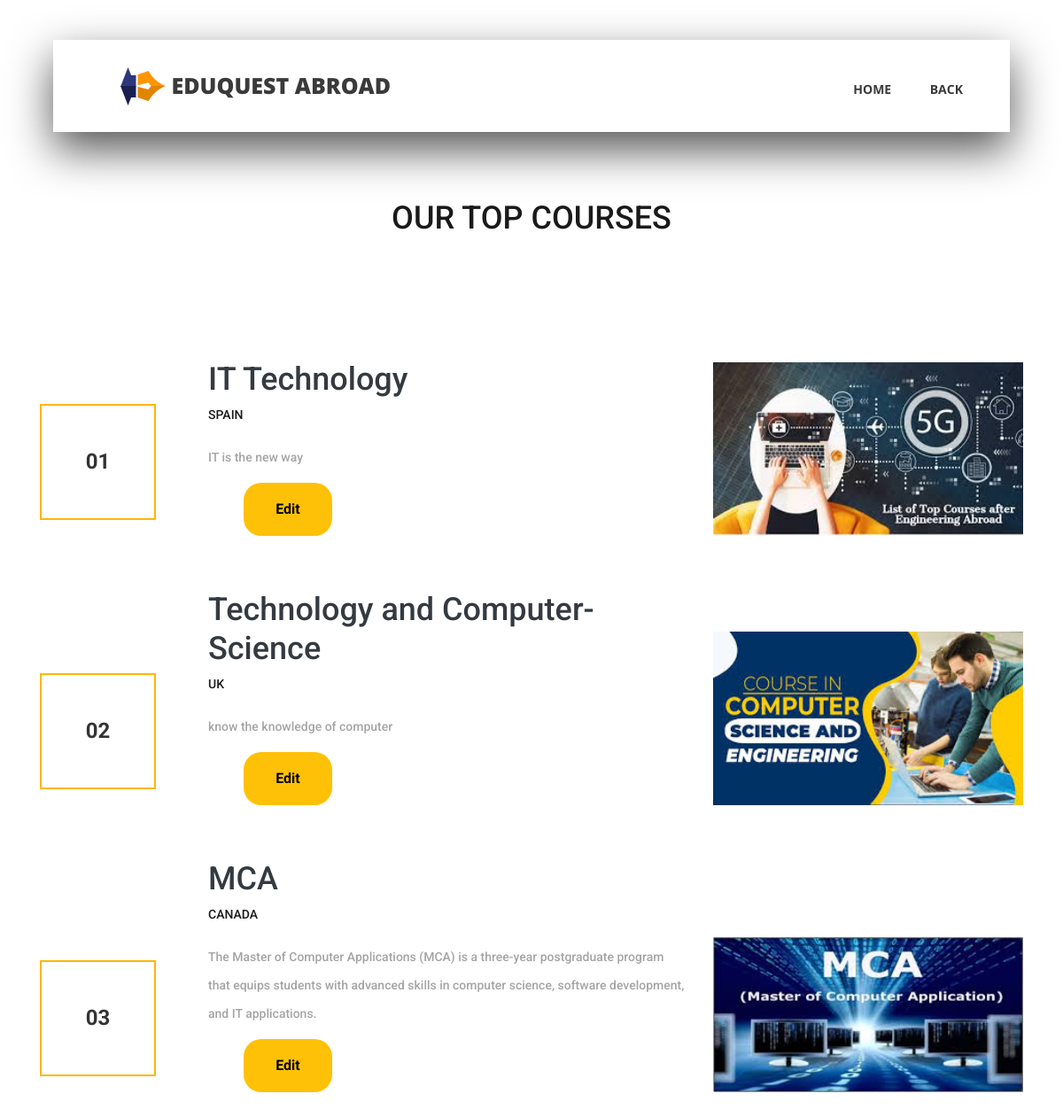
The page /CONSULTANCY/course.php?id=14 on the database its author committed.
### tables this page shows
CREATE TABLE IF NOT EXISTS `course_details` (
  `course_id` int(100) NOT NULL AUTO_INCREMENT,
  `cons_id` int(250) DEFAULT NULL,
  `course_name` varchar(250) DEFAULT NULL,
  `image` varchar(100) DEFAULT NULL,
  `country` varchar(200) DEFAULT NULL,
  `eligibility` varchar(200) DEFAULT NULL,
  `description` varchar(500) DEFAULT NULL,
  PRIMARY KEY (`course_id`)
);

### CONSULTANCY/course.php (the view, shortened to what this page needs)
<html>
	<head>
<link rel="stylesheet" type="text/css" href="styles/bootstrap4/bootstrap.min.css">
<link href="plugins/fontawesome-free-5.0.1/css/fontawesome-all.css" rel="stylesheet" type="text/css">
<link rel="stylesheet" type="text/css" href="plugins/OwlCarousel2-2.2.1/owl.carousel.css">
<link rel="stylesheet" type="text/css" href="plugins/OwlCarousel2-2.2.1/owl.theme.default.css">
<link rel="stylesheet" type="text/css" href="plugins/OwlCarousel2-2.2.1/animate.css">
<link rel="stylesheet" type="text/css" href="styles/main_styles.css">
<link rel="stylesheet" type="text/css" href="styles/responsive.css">
</head>
<body>
<div class="super_container">
<header class="header d-flex flex-row">
	<div class="header_content d-flex flex-row align-items-center">
		<div class="logo_container">
			<div class="logo">
				<img src="images/logo.png" alt="">
				<span style="font-size:25px;">EduQuest Abroad</span>
				</div>
		</div>
		<nav class="main_nav_container">
			<div class="main_nav">
				<ul class="main_nav_list">
					<li class="main_nav_item"><a href="conHome.php">home</a></li>
					<li class="main_nav_item"><a href="profile.php">BACK</a></li>
				</ul>
			</div>
		</nav>
	</div>
</header>
	<div class="events page_section">
		<div class="container">
			<div class="row">
				<div class="col">
					<div class="section_title text-center"><br><br><br><br>
						<h1> OUR TOP COURSES</h1><br>
					</div>
				</div>
			</div>
			<div class="event_items">
				<?php
					include '../connection.php';
					$id=$_GET['id'];
					$qry="SELECT * FROM  course_details WHERE cons_id='$id'";
					$qryout=mysqli_query($conn,$qry);
					$eventDay = 1;
					while($data=mysqli_fetch_array($qryout))
					{
				?>
				<div class="row event_item" data-course-name="<?php echo strtolower($data['course_name']); ?>">
					<div class="col">
						<div class="row d-flex flex-row align-items-end">
							<div class="col-lg-2 order-lg-1 order-2">
								<div class="event_date d-flex flex-column align-items-center justify-content-center">
									<div class="event_day"><?php echo str_pad($eventDay++, 2, '0' , STR_PAD_LEFT); ?></div>
								</div>
							</div>
							<div class="col-lg-6 order-lg-2 order-3">
								<div class="event_content"><br><br>
									<div class="event_name "><h1 class="fs-1 text-dark"><?php echo $data['course_name'];?></h1></div>
									<div class="event_location"><?php echo $data['country'];?></div>
									<p><?php echo $data['description'];?></p>
									<button class="btn" style="margin-left:40px; font-weight:bold;">
										<a class="lin" href="courseupdate.php?id=<?php echo $data['course_id'];?>">Edit</a></button>
								</div>
							</div>
							<div class="col-lg-4 order-lg-3 order-1">
								<div class="event_image">
									<img src="../static/images/<?php echo $data['image'];?>" alt="">
								</div>
							</div>
						</div>
					</div>
				</div>
				<?php
				}
				?>
			</div>
		</div>
	</div>
</body>
</html>

### CONSULTANCY/styles/main_styles.css (style rules this page uses)
* { margin: 0; padding: 0; -webkit-font-smoothing: antialiased; -webkit-text-shadow: rgba(0,0,0,.01) 0 0 1px; text-shadow: rgba(0,0,0,.01) 0 0 1px; }
body { font-family: 'Roboto', sans-serif; font-size: 14px; font-weight: 400; background: #FFFFFF; color: #a5a5a5; }
div { display: block; position: relative; -webkit-box-sizing: border-box; -moz-box-sizing: border-box; box-sizing: border-box; }
ul { list-style: none; margin-bottom: 0px; }
p { font-family: 'Roboto', sans-serif; font-size: 14px; line-height: 2.29; font-weight: 400; color: #a5a5a5; -webkit-font-smoothing: antialiased; -webkit-text-shadow: rgba(0,0,0,.01) 0 0 1px; text-shadow: rgba(0,0,0,.01) 0 0 1px; }
a, a:hover, a:visited, a:active, a:link { text-decoration: none; -webkit-font-smoothing: antialiased; -webkit-text-shadow: rgba(0,0,0,.01) 0 0 1px; text-shadow: rgba(0,0,0,.01) 0 0 1px; }
h1 { font-size: 36px; }
h1, h2, h3, h4, h5, h6 { font-family: 'Roboto', sans-serif; -webkit-font-smoothing: antialiased; -webkit-text-shadow: rgba(0,0,0,.01) 0 0 1px; text-shadow: rgba(0,0,0,.01) 0 0 1px; }
.super_container { width: 100%; overflow: hidden; }
.header { position: fixed; top: 45px; left: 50%; -webkit-transform: translateX(-50%); -moz-transform: translateX(-50%); -ms-transform: translateX(-50%); -o-transform: translateX(-50%); transform: translateX(-50%); width: 1318px; height: 104px; background: #FFFFFF; z-index: 10; -webkit-transition: all 200ms ease; -moz-transition: all 200ms ease; -ms-transition: all 200ms ease; -o-transition: all 200ms ease; transition: all 200ms ease; }
.header_content { width: calc(100% - 279px); height: 100%; }
.header_content::before { display: block; position: absolute; top: 0; left: 0; width: 100%; height: 100%; content: ''; box-shadow: 0px 20px 49px rgba(0,0,0,0.67); z-index: -1; }
.logo_container { display: inline-block; padding-left: 76px; }
.logo span { font-family: 'Open Sans', sans-serif; font-size: 30px; font-weight: 900; color: #3a3a3a; vertical-align: middle; text-transform: uppercase; margin-left: 3px; }
.main_nav_container { display: inline-block; margin-left: auto; padding-right: 93px; }
.main_nav { margin-top: 7px; }
.main_nav_item { display: inline-block; margin-right: 40px; }
.main_nav_item:last-child { margin-right: 0px; }
.main_nav_item a { font-family: 'Open Sans', sans-serif; font-size: 14px; text-transform: uppercase; font-weight: 700; color: #3a3a3a; -webkit-transition: all 200ms ease; -moz-transition: all 200ms ease; -ms-transition: all 200ms ease; -o-transition: all 200ms ease; transition: all 200ms ease; }
.page_section { padding-top: 117px; padding-bottom: 117px; }
.section_title h1 { display: block; color: #1a1a1a; font-weight: 500; padding-top: 24px; }
.section_title h1::before { display: block; position: absolute; top: 0; left: 50%; -webkit-transform: translateX(-50%); -moz-transform: translateX(-50%); -ms-transform: translateX(-50%); -o-transform: translateX(-50%); transform: translateX(-50%); width: 55px; height: 4px; content: ''; background: #ffb606; }
.event_items { margin-top: 68px; }
.event_item { margin-bottom: 56px; }
.event_item:last-child { margin-bottom: 0px; }
.event_date { width: 131px; height: 131px; border: solid 2px #ffb606; margin-bottom: 18px; }
.event_day { font-size: 48px; font-weight: 700; color: #ffb606; margin-bottom: 1px; line-height: 1; }
.event_location { font-size: 14px; font-weight: 500; color: #1a1a1a; margin-top: 2px; }
.event_content p { font-weight: 500; color: #a5a5a5; margin-top: 21px; margin-bottom: 13px; }
.event_image img { width: 100%; }

### CONSULTANCY/styles/responsive.css (style rules this page uses)
@media only screen and (max-width: 1380px) { .header { width: 1200px; } }
@media only screen and (max-width: 1380px) { .header_content { width: calc(100% - 219px); } }
@media only screen and (max-width: 1380px) { .main_nav_container { padding-right: 63px; } }
@media only screen and (max-width: 1280px) { .header { width: 90%; } }
@media only screen and (max-width: 1280px) { .header_content { width: 100%; } }
@media only screen and (max-width: 1280px) { .main_nav_container { padding-right: 53px; } }

### CONSULTANCY/course.php (style rules this page uses)
.btn { border-radius:20px; background-color:#ffc107; height:60px; width: 100px; font-weight:bold; }
.lin { color:black; }
.event_item { margin-bottom: 20px; }
.event_day { font-size: 24px; font-weight: bold; color: #333; }

### rows shown on the page
course_details: eventDay "01", course_name "IT Technology", country "SPAIN", description "IT is the new way", image (picture)
course_details: eventDay "02", course_name "Technology and Computer-Science", country "UK", description "know the knowledge of computer", image (picture)
course_details: eventDay "03", course_name "MCA", country "CANADA", description "The Master of Computer Applications (MCA) is a three-year postgraduate program that equips students with advanced skills in computer science, software development, and IT applications.", image (picture)
